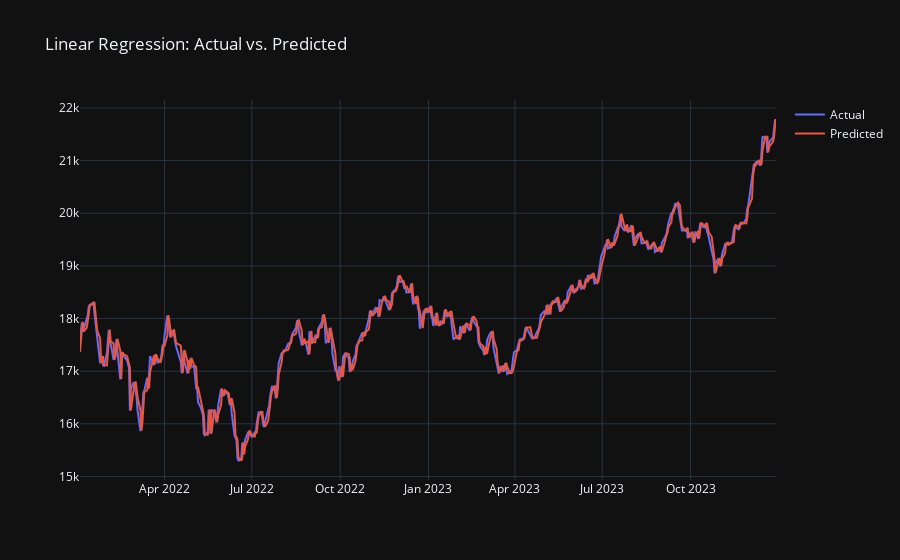

Notebook cell for this chart:
### Markdown cell above
### 1. Linear Regression
A basic model that finds a linear relationship between the input features and the stock price.

### Code cell
from sklearn.linear_model import LinearRegression

lr_model = LinearRegression()
lr_model.fit(X_train, y_train)
y_pred_lr = lr_model.predict(X_test)

results['Linear Regression'] = {
    'MSE': mean_squared_error(y_test, y_pred_lr),
    'MAE': mean_absolute_error(y_test, y_pred_lr),
    'R2': r2_score(y_test, y_pred_lr)
}
print(f"Linear Regression MSE: {results['Linear Regression']['MSE']}")

# Plotting
fig = go.Figure()
fig.add_trace(go.Scatter(x=y_test.index, y=y_test, mode='lines', name='Actual'))
fig.add_trace(go.Scatter(x=y_test.index, y=y_pred_lr, mode='lines', name='Predicted'))
fig.update_layout(title='Linear Regression: Actual vs. Predicted', template='plotly_dark')
fig.show()

### Figure 1 — Plotly figure (JSON) as saved in the notebook; plotly's stock layout.template omitted (floating-point values rounded to 4 significant figures; data arrays with more than 128 entries replaced by an {"elided": "..."} marker saying what was removed)
{"data": [{"mode": "lines", "name": "Actual", "type": "scatter", "x": {"elided": "493 str values"}, "y": {"elided": "493 float values"}}, {"mode": "lines", "name": "Predicted", "type": "scatter", "x": {"elided": "493 str values"}, "y": {"elided": "493 float values"}}], "layout": {"title": {"text": "Linear Regression: Actual vs. Predicted"}}}
